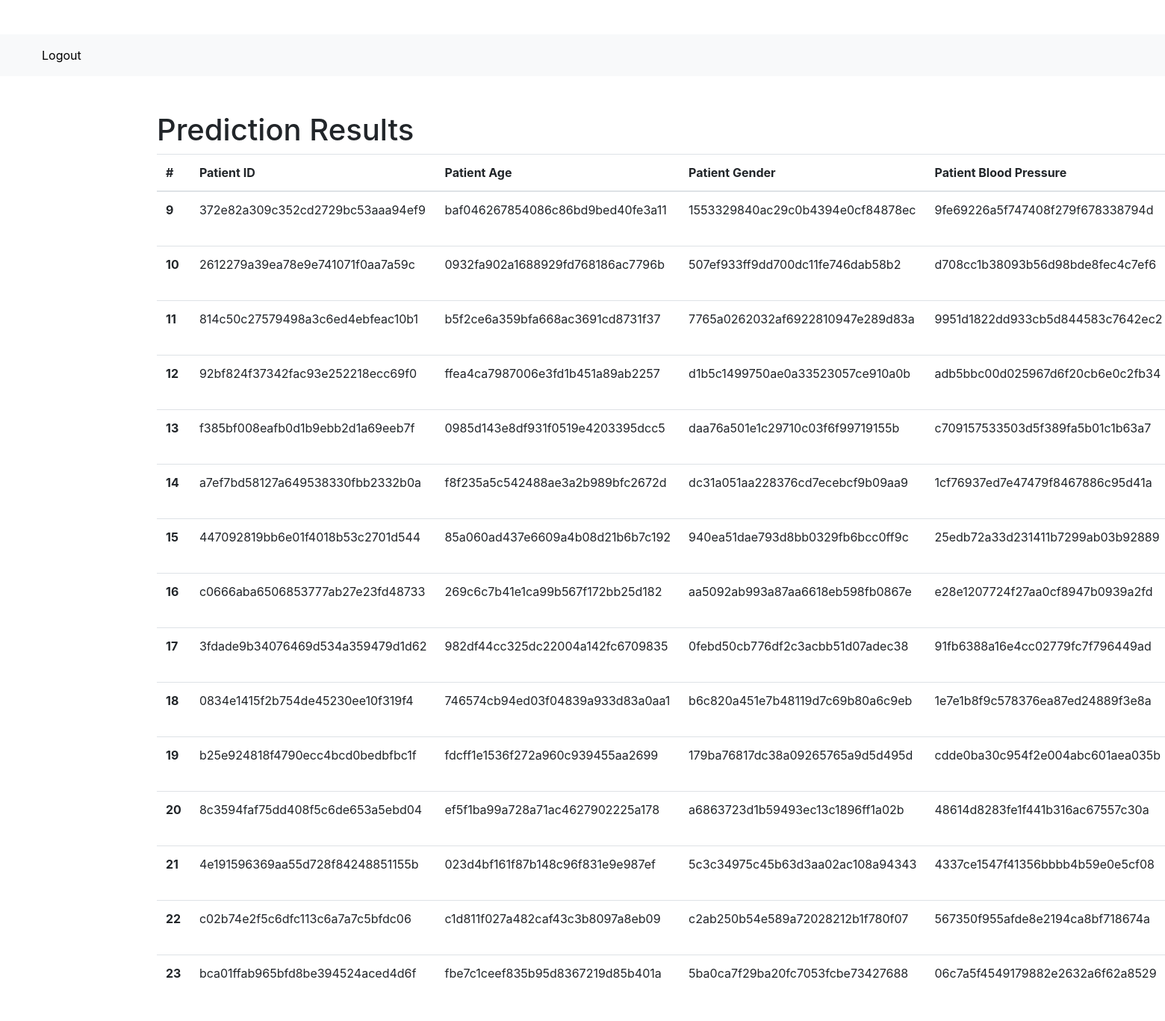
The app's page /results/ with its own data.
### Heart/models.py (models this page shows, shortened)
class PredResults(models.Model):
    Patient_ID = models.CharField(max_length=30)
    Patient_Age = models.CharField(max_length=30)
    Patient_Gender = models.CharField(max_length=30)
    Patient_Blood_Pressure = models.CharField(max_length=30)
    Patient_Heartrate = models.CharField(max_length=30)
    Heart_Disease = models.CharField(max_length=30)

### Heart/views.py (the view)
# urls.py: path('results/', views.view_results, name='results'),
def view_results(request):
    data = {"dataset": PredResults.objects.all()}
    return render(request, "results.html", data)

### templates/results.html (shortened to what this page needs)
{% extends "base.html" %}
{% block main %}
    <div class="container pt-5">
        <div class="row">
        <h1>Prediction Results</h1>
            <table class="table">
                <thead>
                <tr>
                    <th scope="col">#</th>
                    <th scope="col">Patient ID</th>
                    <th scope="col">Patient Age</th>
                    <th scope="col">Patient Gender</th>
                    <th scope="col">Patient Blood Pressure</th>
                </tr>
                </thead>
                <tbody>
                {% for data in dataset %}
                    <tr>
                    <th scope="row">{{ data.id }}</th>
                        <td>{{ data.Patient_ID }}</td>
                        <td>{{ data.Patient_Age }}</td>
                        <td>{{ data.Patient_Gender }}</td>
                        <td>{{ data.Patient_Blood_Pressure }}</td>
                    </tr>
                {% endfor %}
                </tbody>
            </table>
        </div>
    </div>
{% endblock %}

### templates/base.html (shortened to what this page needs)
<!doctype html>
<html lang="en">
    <head>
    <h2>Heart Disease Prediction</h2>
    <link rel="stylesheet" href="https://stackpath.bootstrapcdn.com/bootstrap/4.4.1/css/bootstrap.min.css">
    </head>
    <body>
    <nav class="navbar navbar-expand-lg navbar-light bg-light">
        <div class="collapse navbar-collapse" id="navbarSupportedContent">
            <ul class="navbar-nav mr-auto">
                <li class="nav-item">
                    <a class='nav-link' href="/home"></a>
                </li>
                <li class="nav-item">
                    <a class='nav-link' href="/results"></a>
                </li>
                <li class="nav-item">
                    <a class='nav-link' href="/" style="color:black" >Logout</a>
                </li>
            </ul>
        </div>
    </nav>
    {% block main %}
    {% endblock %}
    </body>
</html>

### templates/base.html (style rules this page uses)
h2 { text-align:center; color: #ffffff; }

### records on screen
PredResults: id "9", Patient_ID "372e82a309c352cd2729bc53aaa94ef9", Patient_Age "baf046267854086c86bd9bed40fe3a11", Patient_Gender "1553329840ac29c0b4394e0cf84878ec", Patient_Blood_Pressure "9fe69226a5f747408f279f678338794d"
PredResults: id "10", Patient_ID "2612279a39ea78e9e741071f0aa7a59c", Patient_Age "0932fa902a1688929fd768186ac7796b", Patient_Gender "507ef933ff9dd700dc11fe746dab58b2", Patient_Blood_Pressure "d708cc1b38093b56d98bde8fec4c7ef6"
PredResults: id "11", Patient_ID "814c50c27579498a3c6ed4ebfeac10b1", Patient_Age "b5f2ce6a359bfa668ac3691cd8731f37", Patient_Gender "7765a0262032af6922810947e289d83a", Patient_Blood_Pressure "9951d1822dd933cb5d844583c7642ec2"
PredResults: id "12", Patient_ID "92bf824f37342fac93e252218ecc69f0", Patient_Age "ffea4ca7987006e3fd1b451a89ab2257", Patient_Gender "d1b5c1499750ae0a33523057ce910a0b", Patient_Blood_Pressure "adb5bbc00d025967d6f20cb6e0c2fb34"
PredResults: id "13", Patient_ID "f385bf008eafb0d1b9ebb2d1a69eeb7f", Patient_Age "0985d143e8df931f0519e4203395dcc5", Patient_Gender "daa76a501e1c29710c03f6f99719155b", Patient_Blood_Pressure "c709157533503d5f389fa5b01c1b63a7"
PredResults: id "14", Patient_ID "a7ef7bd58127a649538330fbb2332b0a", Patient_Age "f8f235a5c542488ae3a2b989bfc2672d", Patient_Gender "dc31a051aa228376cd7ecebcf9b09aa9", Patient_Blood_Pressure "1cf76937ed7e47479f8467886c95d41a"
PredResults: id "15", Patient_ID "447092819bb6e01f4018b53c2701d544", Patient_Age "85a060ad437e6609a4b08d21b6b7c192", Patient_Gender "940ea51dae793d8bb0329fb6bcc0ff9c", Patient_Blood_Pressure "25edb72a33d231411b7299ab03b92889"
PredResults: id "16", Patient_ID "c0666aba6506853777ab27e23fd48733", Patient_Age "269c6c7b41e1ca99b567f172bb25d182", Patient_Gender "aa5092ab993a87aa6618eb598fb0867e", Patient_Blood_Pressure "e28e1207724f27aa0cf8947b0939a2fd"
PredResults: id "17", Patient_ID "3fdade9b34076469d534a359479d1d62", Patient_Age "982df44cc325dc22004a142fc6709835", Patient_Gender "0febd50cb776df2c3acbb51d07adec38", Patient_Blood_Pressure "91fb6388a16e4cc02779fc7f796449ad"
PredResults: id "18", Patient_ID "0834e1415f2b754de45230ee10f319f4", Patient_Age "746574cb94ed03f04839a933d83a0aa1", Patient_Gender "b6c820a451e7b48119d7c69b80a6c9eb", Patient_Blood_Pressure "1e7e1b8f9c578376ea87ed24889f3e8a"
PredResults: id "19", Patient_ID "b25e924818f4790ecc4bcd0bedbfbc1f", Patient_Age "fdcff1e1536f272a960c939455aa2699", Patient_Gender "179ba76817dc38a09265765a9d5d495d", Patient_Blood_Pressure "cdde0ba30c954f2e004abc601aea035b"
PredResults: id "20", Patient_ID "8c3594faf75dd408f5c6de653a5ebd04", Patient_Age "ef5f1ba99a728a71ac4627902225a178", Patient_Gender "a6863723d1b59493ec13c1896ff1a02b", Patient_Blood_Pressure "48614d8283fe1f441b316ac67557c30a"
PredResults: id "21", Patient_ID "4e191596369aa55d728f84248851155b", Patient_Age "023d4bf161f87b148c96f831e9e987ef", Patient_Gender "5c3c34975c45b63d3aa02ac108a94343", Patient_Blood_Pressure "4337ce1547f41356bbbb4b59e0e5cf08"
PredResults: id "22", Patient_ID "c02b74e2f5c6dfc113c6a7a7c5bfdc06", Patient_Age "c1d811f027a482caf43c3b8097a8eb09", Patient_Gender "c2ab250b54e589a72028212b1f780f07", Patient_Blood_Pressure "567350f955afde8e2194ca8bf718674a"
PredResults: id "23", Patient_ID "bca01ffab965bfd8be394524aced4d6f", Patient_Age "fbe7c1ceef835b95d8367219d85b401a", Patient_Gender "5ba0ca7f29ba20fc7053fcbe73427688", Patient_Blood_Pressure "06c7a5f4549179882e2632a6f62a8529"
